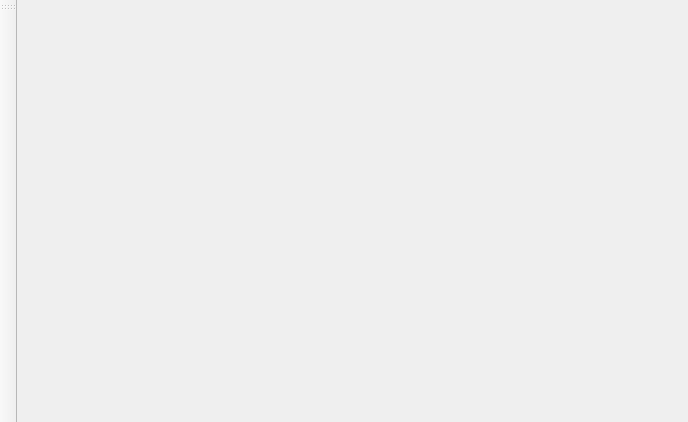
<?xml version="1.0" encoding="UTF-8"?>
<ui version="4.0">
 <class>MainWindow</class>
 <widget class="QMainWindow" name="MainWindow">
  <property name="geometry">
   <rect>
    <x>0</x>
    <y>0</y>
    <width>688</width>
    <height>422</height>
   </rect>
  </property>
  <property name="windowTitle">
   <string>MainWindow</string>
  </property>
  <widget class="QWidget" name="centralwidget">
   <layout class="QHBoxLayout" name="horizontalLayout">
    <item>
     <widget class="CustomQStackedWidget" name="stackedWidget">
      <widget class="QWidget" name="page"/>
      <widget class="QWidget" name="page_2"/>
     </widget>
    </item>
   </layout>
  </widget>
  <widget class="QToolBar" name="mainToolBar">
   <property name="windowTitle">
    <string>toolBar</string>
   </property>
   <attribute name="toolBarArea">
    <enum>LeftToolBarArea</enum>
   </attribute>
   <attribute name="toolBarBreak">
    <bool>false</bool>
   </attribute>
  </widget>
 </widget>
 <customwidgets>
  <customwidget>
   <class>CustomQStackedWidget</class>
   <extends>QStackedWidget</extends>
   <header>Include.widgets.custom.CustomQStackedWidget.h</header>
   <container>1</container>
  </customwidget>
 </customwidgets>
 <resources/>
 <connections/>
</ui>
